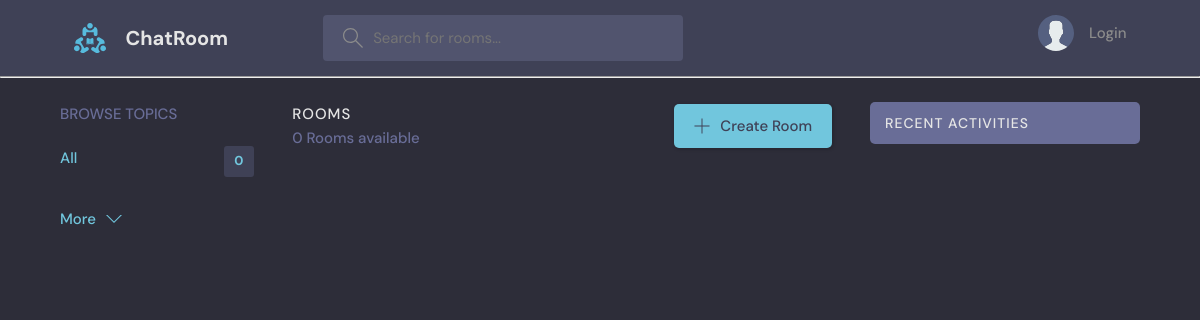
The app's page /, older data.
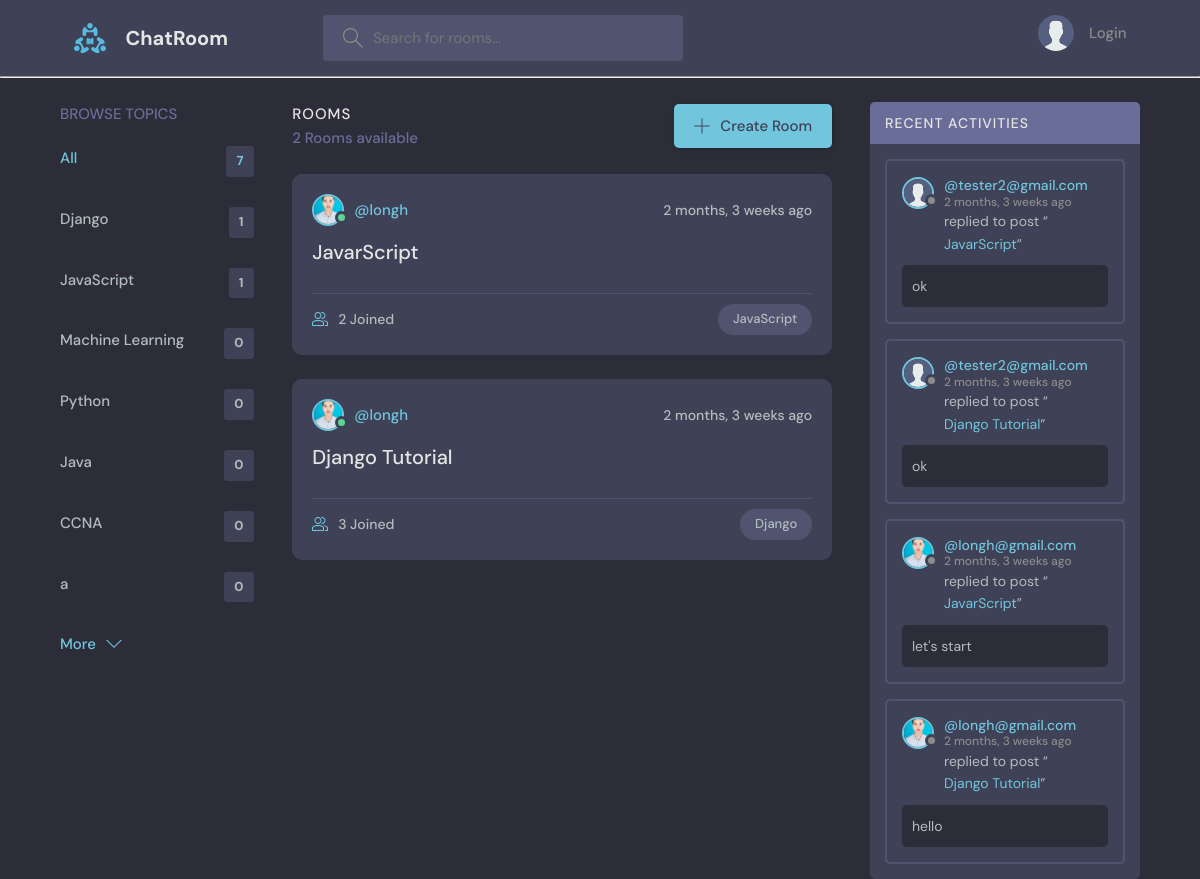
The same page, newer data.
### studybud/models.py (models this page shows, shortened)
class Topic(models.Model):
	name = models.CharField(max_length=255)

class Room(models.Model):
	id = models.AutoField(primary_key=True)
	name = models.CharField(max_length=255)
	host = models.ForeignKey(User, on_delete=models.SET_NULL, null=True)
	topic = models.ForeignKey(Topic, on_delete=models.SET_NULL, null=True)
	description = models.TextField(null=True, blank=True)
	participants = models.ManyToManyField(User, related_name='participants', blank=True)
	updated = models.DateTimeField(auto_now=True)
	created = models.DateTimeField(auto_now_add=True)
	class Meta:
		ordering = ['-updated', '-created']

class User(AbstractUser):
	name = models.CharField(max_length=200, null=True)
	email = models.EmailField(unique=True, null=True)
	bio = models.TextField(null=True)
	avatar = models.ImageField(null=True, default='avatar.svg')
	USERNAME_FIELD = 'email'
	REQUIRED_FIELDS = []

class Message(models.Model):
	user = models.ForeignKey(User, on_delete=models.CASCADE)
	room = models.ForeignKey(Room, on_delete=models.CASCADE)
	body = models.TextField()
	updated = models.DateTimeField(auto_now=True)
	created = models.DateTimeField(auto_now_add=True)

### studybud/views.py (the view)
# urls.py: 2. Add a URL to urlpatterns:  path('', views.home, name='home')
def home(request):
	req = request.GET.get('q') if request.GET.get('q') != None else ''
	rooms = Room.objects.filter(
		Q(topic__name__icontains=req) |
		Q(name__icontains=req) |
		Q(description__icontains=req)
	)
	topic = Topic.objects.all()
	room_count = rooms.count()
	room_messages = Message.objects.all().order_by('-created')
	context = {'rooms': rooms, 'topics': topic, 'room_count': room_count, 'room_messages': room_messages}
	return render(request, 'studybud/home.html', context)

### studybud/templates/studybud/home.html (shortened to what this page needs)
{% extends 'main.html' %}
{% block content %}
<main class="layout layout--3">
	<div class="container">
		<div class="topic">
			{% include 'studybud/topic_component.html' %}
		</div>
		<div class="roomList">
			<div class="roomList__header">
				<div>
					<h2>Rooms</h2>
					<p>{{room_count}} Rooms available</p>
				</div>
				<a class="btn btn--main" href="{% url 'create-room' %}">
					<svg version="1.1" xmlns="http://www.w3.org/2000/svg" width="32" height="32" viewBox="0 0 32 32">
						<title>add</title>
						<path
								d="M16.943 0.943h-1.885v14.115h-14.115v1.885h14.115v14.115h1.885v-14.115h14.115v-1.885h-14.115v-14.115z">
						</path>
					</svg>
					Create Room
				</a>
			</div>
			{% include 'studybud/room_component.html' %}
		</div>
		{% include 'studybud/activity_component.html' %}
	</div>
</main>
{% endblock %}

### studybud/templates/studybud/topic_component.html (shortened to what this page needs)
<!DOCTYPE html>
<html lang="en">
<head>
</head>
<body>
<div class="topics">
	<div class="topics__header">
		<h2>Browse Topics</h2>
	</div>
	<ul class="topics__list">
		<li>
			<a href="/" class="active"> All <span>{{topics.count}}</span></a>
		</li>
		{% for topic in topics %}
		<li>
			<a href="{% url 'home' %}?q={{topic.name}}"> {{topic.name}} <span> {{topic.room_set.all.count}} </span></a>
		</li>
		{% endfor %}
	</ul>
	<a class="btn btn--link" href="">
		More
		<svg version="1.1" xmlns="http://www.w3.org/2000/svg" width="32" height="32" viewBox="0 0 32 32">
			<title>chevron-down</title>
			<path d="M16 21l-13-13h-3l16 16 16-16h-3l-13 13z"></path>
		</svg>
	</a>
</div>
</body>
</html>

### studybud/templates/studybud/room_component.html (shortened to what this page needs)
{% for room in rooms %}
<div class="roomListRoom">
	<div class="roomListRoom__header">
		<a href="{% url 'user-profile' room.host.id %}" class="roomListRoom__author">
			<div class="avatar avatar--small active">
				<img src="{{room.host.avatar.url}}"/>
			</div>
			<span> @{{room.host.username}} </span>
		</a>
		<div class="roomListRoom__actions">
			<span> {{room.created | timesince}} ago </span>
		</div>
	</div>
	<div class="roomListRoom__content">
		<a href="{% url 'room' room.id %}"> {{room.name}} </a>
	</div>
	<div class="roomListRoom__meta">
		<a class="roomListRoom__joined">
			{{room.participants.all.count}} Joined
		</a>
		<p class="roomListRoom__topic"> {{room.topic.name}} </p>
	</div>
</div>
{% endfor %}

### studybud/templates/studybud/activity_component.html (shortened to what this page needs)
<div class="activities">
	<div class="activities__header">
		<h2>Recent Activities</h2>
	</div>
	{% for message in room_messages %}
	<div class="activities__box">
		<div class="activities__boxHeader roomListRoom__header">
			<a href="{% url 'user-profile' message.user.id %}" class="roomListRoom__author">
				<div class="avatar avatar--small">
					<img src="{{message.user.avatar.url}}"/>
				</div>
				<p>
					@{{message.user}}
					<span> {{message.created | timesince}} ago </span>
				</p>
			</a>
		</div>
		<div class="activities__boxContent">
			<p>replied to post “<a href="{% url 'room' message.room.id %}"> {{message.room.name}} </a>”</p>
			<div class="activities__boxRoomContent">
				{{message.body}}
			</div>
		</div>
	</div>
	{% endfor %}
</div>

Row changes from the older to the newer data that the page shows:
added Topic: name "Django", room_set.all.count "1"
added Topic: name "JavaScript", room_set.all.count "1"
added Topic: name "Machine Learning", room_set.all.count "0"
added Topic: name "Python", room_set.all.count "0"
added Topic: name "Java", room_set.all.count "0"
added Topic: name "CCNA", room_set.all.count "0"
added Topic: name "a", room_set.all.count "0"
added Room: host.avatar (picture), host.username "longh", created "2 months, 3 weeks", name "JavarScript", participants.all.count "2", topic.name "JavaScript"
added Room: host.avatar (picture), host.username "longh", created "2 months, 3 weeks", name "Django Tutorial", participants.all.count "3", topic.name "Django"
added Message: user.avatar (placeholder picture), user "tester2@gmail.com", created "2 months, 3 weeks", room.name "JavarScript", body "ok"
added Message: user.avatar (placeholder picture), user "tester2@gmail.com", created "2 months, 3 weeks", room.name "Django Tutorial", body "ok"
added Message: user.avatar (picture), user "longh@gmail.com", created "2 months, 3 weeks", room.name "JavarScript", body "let's start"
added Message: user.avatar (picture), user "longh@gmail.com", created "2 months, 3 weeks", room.name "Django Tutorial", body "hello"
Text that changed along with them:
{{ topics.count }}: "0" → "7"
{{ room_count }}: "0" → "2"
